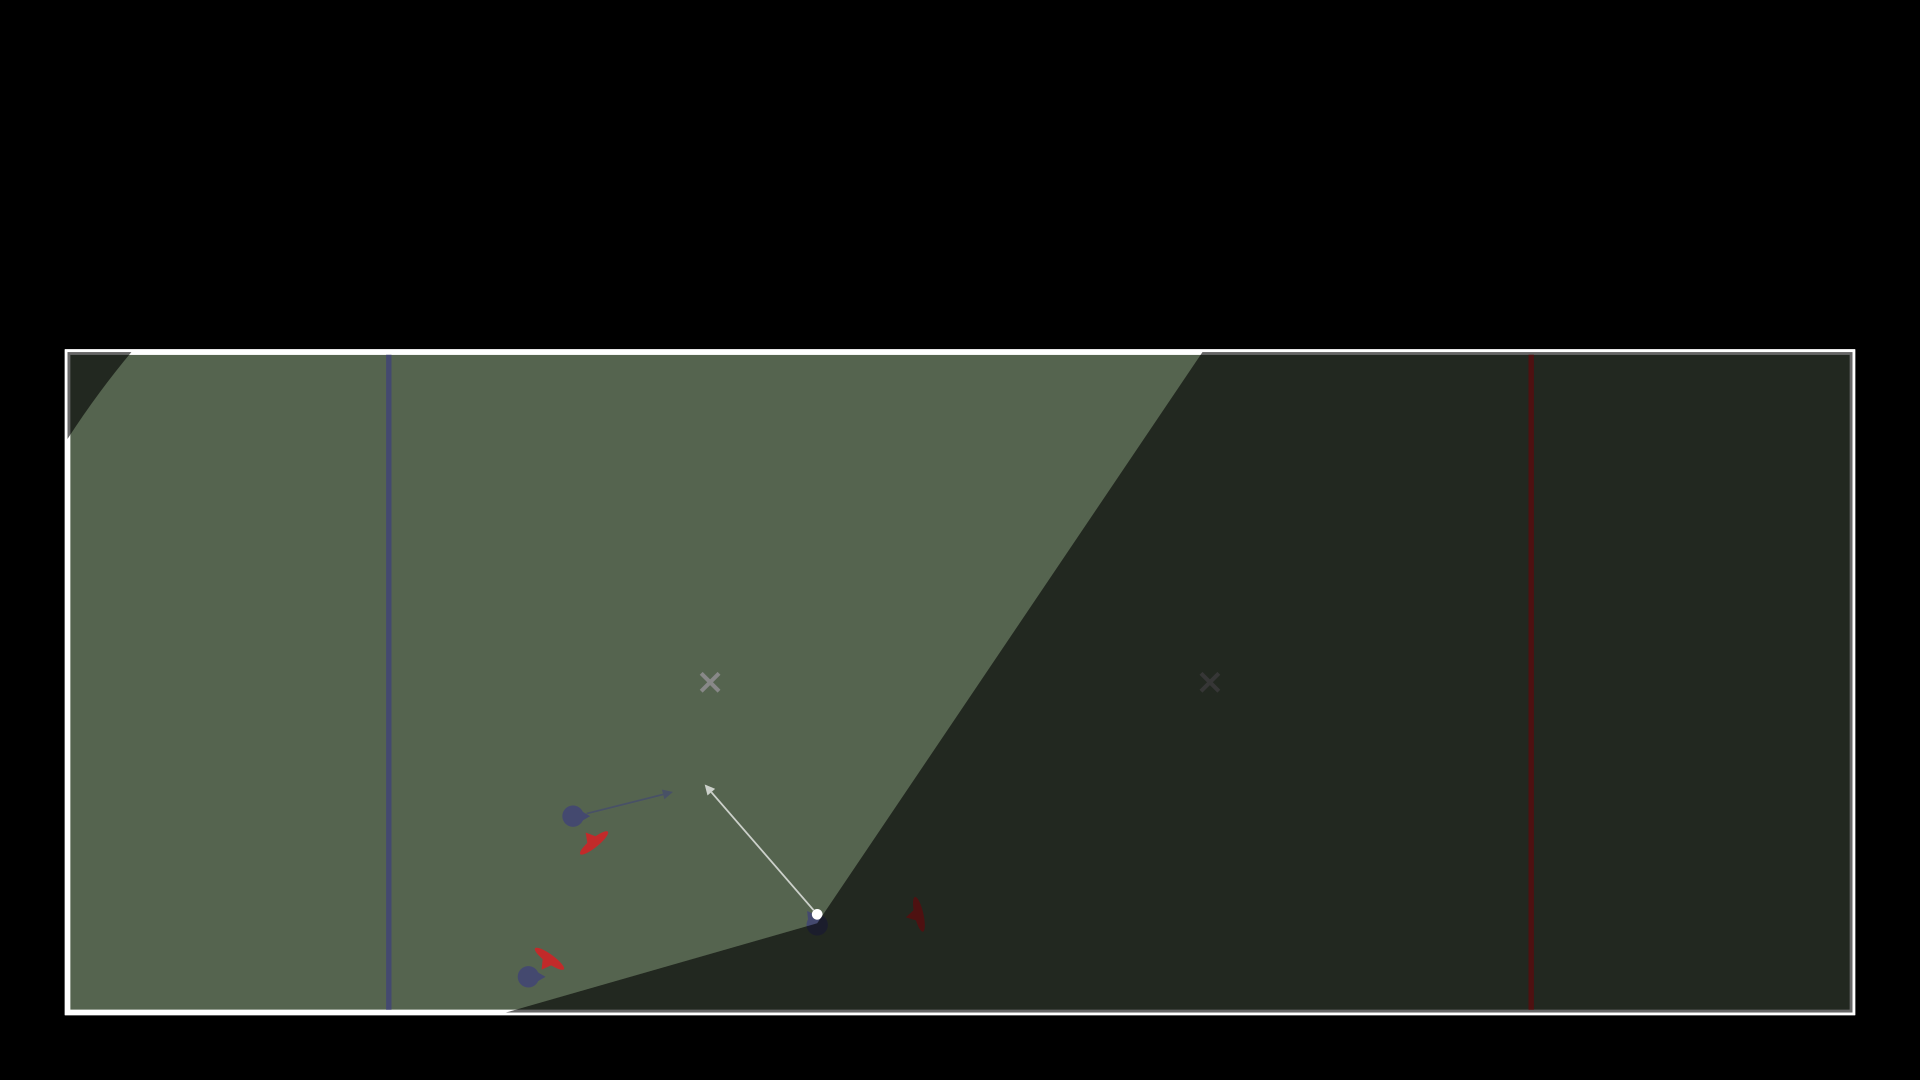

The script that drew this image:
from manim_animations import create_movie
from scenes import UltimateScene


class Thumbnail(UltimateScene):
    def construct(self):
        f, s = self.prepare()
        f.load_state(s[3])
        self.add(f.get_player("o3").get_field_of_view(field=f))
        self.add(f.get_arrows(s[3], s[4], players="o2"))
        self.add(f.get_disc_arrow(s[3], s[4]))


class Animation(UltimateScene):
    def construct(self):
        f, s = self.prepare()
        self.write("Nach kurzem Angebot: Ableger statt Pass nach vorne suchen", animate=False)
        self.write_small("Ganzes Play", animate=False)
        self.wait()
        f.transition(s[1], run_time=1)
        f.transition(s[2], run_time=1)
        f.transition(s[3], run_time=0.2)
        f.transition(s[4], run_time=1, linear_end=True, disc_delay=0.2, o_delay=0.1, d_delay=0.2)
        self.wait()


def render_scene():
    create_movie(Thumbnail, debug=False, hq=True)
    create_movie(Animation, debug=False, hq=True)


if __name__ == "__main__":
    render_scene()
